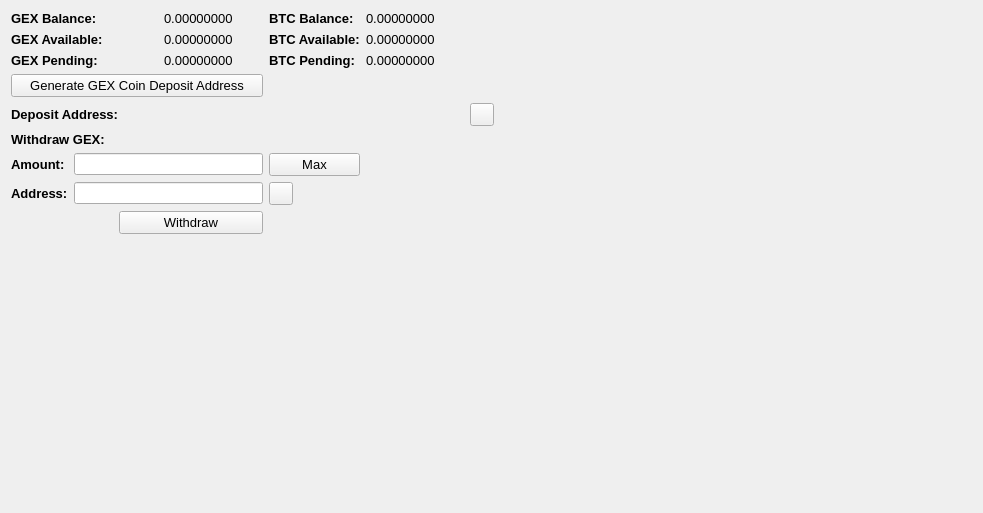
     <widget class="QWidget" name="BalanceTab">
      <attribute name="title">
       <string>Balance</string>
      </attribute>
      <layout class="QGridLayout" name="gridLayout_2">
       <item row="0" column="0" colspan="2">
        <widget class="QLabel" name="label_11">
         <property name="font">
          <font>
           <pointsize>10</pointsize>
           <weight>75</weight>
           <bold>true</bold>
          </font>
         </property>
         <property name="text">
          <string>GEX Balance:</string>
         </property>
        </widget>
       </item>
       <item row="0" column="3">
        <widget class="QLabel" name="GEXBalanceLabel">
         <property name="font">
          <font>
           <pointsize>10</pointsize>
          </font>
         </property>
         <property name="text">
          <string>0.00000000</string>
         </property>
         <property name="textInteractionFlags">
          <set>Qt::LinksAccessibleByMouse|Qt::TextSelectableByMouse</set>
         </property>
        </widget>
       </item>
       <item row="0" column="4">
        <widget class="QLabel" name="label_12">
         <property name="font">
          <font>
           <pointsize>10</pointsize>
           <weight>75</weight>
           <bold>true</bold>
          </font>
         </property>
         <property name="text">
          <string>BTC Balance:</string>
         </property>
        </widget>
       </item>
       <item row="0" column="5">
        <widget class="QLabel" name="BitcoinBalanceLabel">
         <property name="font">
          <font>
           <pointsize>10</pointsize>
          </font>
         </property>
         <property name="text">
          <string>0.00000000</string>
         </property>
         <property name="textInteractionFlags">
          <set>Qt::LinksAccessibleByMouse|Qt::TextSelectableByMouse</set>
         </property>
        </widget>
       </item>
       <item row="0" column="7" rowspan="10">
        <spacer name="horizontalSpacer_4">
         <property name="orientation">
          <enum>Qt::Horizontal</enum>
         </property>
         <property name="sizeHint" stdset="0">
          <size>
           <width>478</width>
           <height>488</height>
          </size>
         </property>
        </spacer>
       </item>
       <item row="1" column="0" colspan="2">
        <widget class="QLabel" name="label_13">
         <property name="font">
          <font>
           <pointsize>10</pointsize>
           <weight>75</weight>
           <bold>true</bold>
          </font>
         </property>
         <property name="text">
          <string>GEX Available:</string>
         </property>
        </widget>
       </item>
       <item row="1" column="3">
        <widget class="QLabel" name="GEXAvailableLabel_2">
         <property name="font">
          <font>
           <pointsize>10</pointsize>
          </font>
         </property>
         <property name="text">
          <string>0.00000000</string>
         </property>
         <property name="textInteractionFlags">
          <set>Qt::LinksAccessibleByMouse|Qt::TextSelectableByMouse</set>
         </property>
        </widget>
       </item>
       <item row="1" column="4">
        <widget class="QLabel" name="label_15">
         <property name="font">
          <font>
           <pointsize>10</pointsize>
           <weight>75</weight>
           <bold>true</bold>
          </font>
         </property>
         <property name="text">
          <string>BTC Available:</string>
         </property>
        </widget>
       </item>
       <item row="1" column="5">
        <widget class="QLabel" name="BitcoinAvailableLabel">
         <property name="font">
          <font>
           <pointsize>10</pointsize>
          </font>
         </property>
         <property name="text">
          <string>0.00000000</string>
         </property>
         <property name="textInteractionFlags">
          <set>Qt::LinksAccessibleByMouse|Qt::TextSelectableByMouse</set>
         </property>
        </widget>
       </item>
       <item row="2" column="0" colspan="2">
        <widget class="QLabel" name="label_14">
         <property name="font">
          <font>
           <pointsize>10</pointsize>
           <weight>75</weight>
           <bold>true</bold>
          </font>
         </property>
         <property name="text">
          <string>GEX Pending:</string>
         </property>
        </widget>
       </item>
       <item row="2" column="3">
        <widget class="QLabel" name="GEXPendingLabel">
         <property name="font">
          <font>
           <pointsize>10</pointsize>
          </font>
         </property>
         <property name="text">
          <string>0.00000000</string>
         </property>
         <property name="textInteractionFlags">
          <set>Qt::LinksAccessibleByMouse|Qt::TextSelectableByMouse</set>
         </property>
        </widget>
       </item>
       <item row="2" column="4">
        <widget class="QLabel" name="label_31">
         <property name="font">
          <font>
           <pointsize>10</pointsize>
           <weight>75</weight>
           <bold>true</bold>
          </font>
         </property>
         <property name="text">
          <string>BTC Pending:</string>
         </property>
        </widget>
       </item>
       <item row="2" column="5">
        <widget class="QLabel" name="BitcoinPendingLabel">
         <property name="font">
          <font>
           <pointsize>10</pointsize>
          </font>
         </property>
         <property name="text">
          <string>0.00000000</string>
         </property>
         <property name="textInteractionFlags">
          <set>Qt::LinksAccessibleByMouse|Qt::TextSelectableByMouse</set>
         </property>
        </widget>
       </item>
       <item row="3" column="0" colspan="4">
        <widget class="QPushButton" name="GenDepositBTN">
         <property name="font">
          <font>
           <pointsize>10</pointsize>
          </font>
         </property>
         <property name="text">
          <string>Generate GEX Coin Deposit Address</string>
         </property>
        </widget>
       </item>
       <item row="4" column="0" colspan="3">
        <widget class="QLabel" name="label_33">
         <property name="font">
          <font>
           <pointsize>10</pointsize>
           <weight>75</weight>
           <bold>true</bold>
          </font>
         </property>
         <property name="text">
          <string>Deposit Address:</string>
         </property>
        </widget>
       </item>
       <item row="4" column="3" colspan="3">
        <widget class="QLabel" name="DepositAddressLabel">
         <property name="minimumSize">
          <size>
           <width>300</width>
           <height>0</height>
          </size>
         </property>
         <property name="palette">
          <palette>
           <active>
            <colorrole role="WindowText">
             <brush brushstyle="SolidPattern">
              <color alpha="255">
               <red>0</red>
               <green>0</green>
               <blue>0</blue>
              </color>
             </brush>
            </colorrole>
            <colorrole role="Text">
             <brush brushstyle="SolidPattern">
              <color alpha="255">
               <red>0</red>
               <green>0</green>
               <blue>255</blue>
              </color>
             </brush>
            </colorrole>
           </active>
           <inactive>
            <colorrole role="WindowText">
             <brush brushstyle="SolidPattern">
              <color alpha="255">
               <red>0</red>
               <green>0</green>
               <blue>0</blue>
              </color>
             </brush>
            </colorrole>
            <colorrole role="Text">
             <brush brushstyle="SolidPattern">
              <color alpha="255">
               <red>0</red>
               <green>0</green>
               <blue>255</blue>
              </color>
             </brush>
            </colorrole>
           </inactive>
           <disabled>
            <colorrole role="WindowText">
             <brush brushstyle="SolidPattern">
              <color alpha="255">
               <red>120</red>
               <green>120</green>
               <blue>120</blue>
              </color>
             </brush>
            </colorrole>
            <colorrole role="Text">
             <brush brushstyle="SolidPattern">
              <color alpha="255">
               <red>120</red>
               <green>120</green>
               <blue>120</blue>
              </color>
             </brush>
            </colorrole>
           </disabled>
          </palette>
         </property>
         <property name="font">
          <font>
           <pointsize>10</pointsize>
           <weight>75</weight>
           <bold>true</bold>
          </font>
         </property>
         <property name="text">
          <string/>
         </property>
         <property name="alignment">
          <set>Qt::AlignRight|Qt::AlignTrailing|Qt::AlignVCenter</set>
         </property>
         <property name="textInteractionFlags">
          <set>Qt::LinksAccessibleByMouse|Qt::TextSelectableByKeyboard|Qt::TextSelectableByMouse</set>
         </property>
        </widget>
       </item>
       <item row="4" column="6">
        <widget class="QToolButton" name="DepositCopyButton">
         <property name="toolTip">
          <string>Copy to clipboard</string>
         </property>
         <property name="text">
          <string/>
         </property>
         <property name="icon">
          <iconset>
           <normaloff>:/icons/editcopy</normaloff>:/icons/editcopy</iconset>
         </property>
         <property name="shortcut">
          <string>Alt+P</string>
         </property>
        </widget>
       </item>
       <item row="5" column="0" colspan="2">
        <widget class="QLabel" name="label_34">
         <property name="font">
          <font>
           <pointsize>10</pointsize>
           <weight>75</weight>
           <bold>true</bold>
          </font>
         </property>
         <property name="text">
          <string>Withdraw GEX:</string>
         </property>
        </widget>
       </item>
       <item row="6" column="0">
        <widget class="QLabel" name="label_26">
         <property name="font">
          <font>
           <pointsize>10</pointsize>
           <weight>75</weight>
           <bold>true</bold>
          </font>
         </property>
         <property name="text">
          <string>Amount:</string>
         </property>
        </widget>
       </item>
       <item row="6" column="1" colspan="3">
        <widget class="QLineEdit" name="WithdrawUnitsInput">
         <property name="font">
          <font>
           <pointsize>9</pointsize>
           <weight>75</weight>
           <bold>true</bold>
          </font>
         </property>
         <property name="text">
          <string/>
         </property>
        </widget>
       </item>
       <item row="6" column="4">
        <widget class="QPushButton" name="Withdraw_Max_Amount">
         <property name="font">
          <font>
           <pointsize>10</pointsize>
          </font>
         </property>
         <property name="text">
          <string>Max</string>
         </property>
        </widget>
       </item>
       <item row="7" column="0">
        <widget class="QLabel" name="label_10">
         <property name="font">
          <font>
           <pointsize>10</pointsize>
           <weight>75</weight>
           <bold>true</bold>
          </font>
         </property>
         <property name="text">
          <string>Address:</string>
         </property>
        </widget>
       </item>
       <item row="7" column="1" colspan="3">
        <widget class="QLineEdit" name="WithdrawAddress">
         <property name="font">
          <font>
           <pointsize>9</pointsize>
           <weight>75</weight>
           <bold>true</bold>
          </font>
         </property>
        </widget>
       </item>
       <item row="7" column="4">
        <widget class="QToolButton" name="WithdrawPasteButton">
         <property name="toolTip">
          <string>Paste from clipboard</string>
         </property>
         <property name="text">
          <string/>
         </property>
         <property name="icon">
          <iconset>
           <normaloff>:/icons/editpaste</normaloff>:/icons/editpaste</iconset>
         </property>
         <property name="shortcut">
          <string>Alt+P</string>
         </property>
        </widget>
       </item>
       <item row="8" column="2" colspan="2">
        <widget class="QPushButton" name="WithdrawUnitsBtn">
         <property name="font">
          <font>
           <pointsize>10</pointsize>
          </font>
         </property>
         <property name="text">
          <string>Withdraw</string>
         </property>
        </widget>
       </item>
       <item row="9" column="0" colspan="6">
        <spacer name="verticalSpacer">
         <property name="orientation">
          <enum>Qt::Vertical</enum>
         </property>
         <property name="sizeHint" stdset="0">
          <size>
           <width>428</width>
           <height>262</height>
          </size>
         </property>
        </spacer>
       </item>
      </layout>
      <zorder>label_31</zorder>
      <zorder>label_15</zorder>
      <zorder>label_12</zorder>
      <zorder>label_14</zorder>
      <zorder>label_13</zorder>
      <zorder>label_11</zorder>
      <zorder>BitcoinBalanceLabel</zorder>
      <zorder>GEXBalanceLabel</zorder>
      <zorder>GEXAvailableLabel_2</zorder>
      <zorder>GEXPendingLabel</zorder>
      <zorder>BitcoinAvailableLabel</zorder>
      <zorder>BitcoinPendingLabel</zorder>
      <zorder>label_33</zorder>
      <zorder>GenDepositBTN</zorder>
      <zorder>DepositAddressLabel</zorder>
      <zorder>Withdraw_Max_Amount</zorder>
      <zorder>label_34</zorder>
      <zorder>WithdrawUnitsInput</zorder>
      <zorder>label_10</zorder>
      <zorder>label_26</zorder>
      <zorder>WithdrawAddress</zorder>
      <zorder>WithdrawUnitsBtn</zorder>
      <zorder>WithdrawPasteButton</zorder>
      <zorder>DepositCopyButton</zorder>
     </widget>
